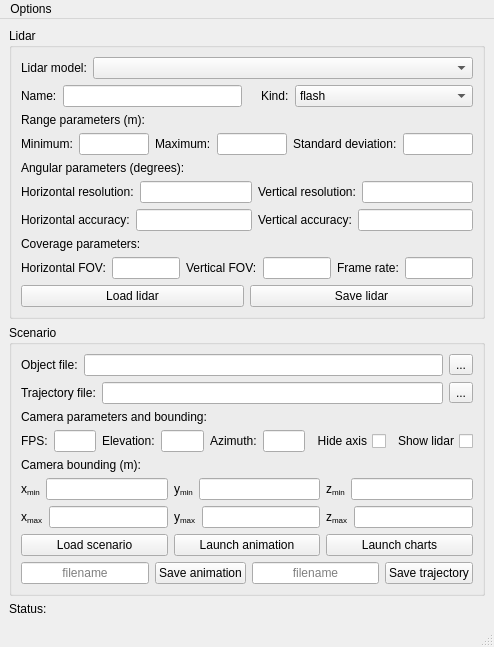
<?xml version="1.0" encoding="UTF-8"?>
<ui version="4.0">
 <class>MainWindow</class>
 <widget class="QMainWindow" name="MainWindow">
  <property name="geometry">
   <rect>
    <x>0</x>
    <y>0</y>
    <width>494</width>
    <height>637</height>
   </rect>
  </property>
  <property name="windowTitle">
   <string>LidSim</string>
  </property>
  <property name="windowIcon">
   <iconset>
    <normaloff>../../images/lidarsimicon.png</normaloff>../../images/lidarsimicon.png</iconset>
  </property>
  <property name="tabShape">
   <enum>QTabWidget::Rounded</enum>
  </property>
  <property name="dockNestingEnabled">
   <bool>true</bool>
  </property>
  <property name="dockOptions">
   <set>QMainWindow::AllowNestedDocks|QMainWindow::AllowTabbedDocks|QMainWindow::AnimatedDocks|QMainWindow::GroupedDragging</set>
  </property>
  <widget class="QWidget" name="centralwidget">
   <layout class="QGridLayout" name="gridLayout_3">
    <item row="0" column="0" rowspan="2">
     <widget class="QGroupBox" name="groupBox_1">
      <property name="title">
       <string>Lidar</string>
      </property>
      <layout class="QVBoxLayout" name="verticalLayout">
       <item>
        <layout class="QGridLayout" name="gridLayout_4">
         <item row="0" column="1">
          <widget class="QComboBox" name="comboBox_SelectedPredeterminedLidar">
           <property name="sizePolicy">
            <sizepolicy hsizetype="Expanding" vsizetype="Expanding">
             <horstretch>0</horstretch>
             <verstretch>0</verstretch>
            </sizepolicy>
           </property>
           <property name="maximumSize">
            <size>
             <width>16777215</width>
             <height>16777215</height>
            </size>
           </property>
           <property name="focusPolicy">
            <enum>Qt::NoFocus</enum>
           </property>
           <property name="maxVisibleItems">
            <number>3</number>
           </property>
           <property name="insertPolicy">
            <enum>QComboBox::NoInsert</enum>
           </property>
           <property name="minimumContentsLength">
            <number>7</number>
           </property>
          </widget>
         </item>
         <item row="0" column="0">
          <widget class="QLabel" name="label_9">
           <property name="text">
            <string>Lidar model:</string>
           </property>
          </widget>
         </item>
        </layout>
       </item>
       <item>
        <layout class="QHBoxLayout" name="horizontalLayout_9">
         <item>
          <widget class="QLabel" name="label_11">
           <property name="text">
            <string>Name:</string>
           </property>
          </widget>
         </item>
         <item>
          <widget class="QLineEdit" name="lineEdit_lidarName"/>
         </item>
         <item>
          <widget class="QLabel" name="label_13">
           <property name="text">
            <string/>
           </property>
          </widget>
         </item>
         <item>
          <widget class="QLabel" name="label_2">
           <property name="text">
            <string>Kind:</string>
           </property>
          </widget>
         </item>
         <item>
          <widget class="QComboBox" name="comboBox_lidarKind">
           <property name="sizePolicy">
            <sizepolicy hsizetype="Expanding" vsizetype="Fixed">
             <horstretch>0</horstretch>
             <verstretch>0</verstretch>
            </sizepolicy>
           </property>
           <item>
            <property name="text">
             <string>flash</string>
            </property>
           </item>
           <item>
            <property name="text">
             <string>scanning</string>
            </property>
           </item>
          </widget>
         </item>
        </layout>
       </item>
       <item>
        <widget class="QLabel" name="label_17">
         <property name="text">
          <string>Range parameters (m):</string>
         </property>
        </widget>
       </item>
       <item>
        <layout class="QHBoxLayout" name="horizontalLayout_18">
         <item>
          <widget class="QLabel" name="label_19">
           <property name="text">
            <string>Minimum:</string>
           </property>
          </widget>
         </item>
         <item>
          <widget class="QLineEdit" name="lineEdit_minRange"/>
         </item>
         <item>
          <widget class="QLabel" name="label_21">
           <property name="text">
            <string>Maximum:</string>
           </property>
          </widget>
         </item>
         <item>
          <widget class="QLineEdit" name="lineEdit_maxRange"/>
         </item>
         <item>
          <widget class="QLabel" name="label_22">
           <property name="text">
            <string>Standard deviation:</string>
           </property>
          </widget>
         </item>
         <item>
          <widget class="QLineEdit" name="lineEdit_rangeSTD"/>
         </item>
        </layout>
       </item>
       <item>
        <widget class="QLabel" name="label_42">
         <property name="text">
          <string>Angular parameters (degrees):</string>
         </property>
        </widget>
       </item>
       <item>
        <layout class="QHBoxLayout" name="horizontalLayout_34">
         <item>
          <widget class="QLabel" name="label_47">
           <property name="text">
            <string>Horizontal resolution:</string>
           </property>
          </widget>
         </item>
         <item>
          <widget class="QLineEdit" name="lineEdit_horizontalResolution"/>
         </item>
         <item>
          <widget class="QLabel" name="label_48">
           <property name="text">
            <string>Vertical resolution:</string>
           </property>
          </widget>
         </item>
         <item>
          <widget class="QLineEdit" name="lineEdit_verticalResolution"/>
         </item>
        </layout>
       </item>
       <item>
        <layout class="QHBoxLayout" name="horizontalLayout_35">
         <item>
          <widget class="QLabel" name="label_49">
           <property name="text">
            <string>Horizontal accuracy:</string>
           </property>
          </widget>
         </item>
         <item>
          <widget class="QLineEdit" name="lineEdit_horizontalAccuracy"/>
         </item>
         <item>
          <widget class="QLabel" name="label_50">
           <property name="text">
            <string>Vertical accuracy:</string>
           </property>
          </widget>
         </item>
         <item>
          <widget class="QLineEdit" name="lineEdit_verticalAccuracy"/>
         </item>
        </layout>
       </item>
       <item>
        <widget class="QLabel" name="label_43">
         <property name="text">
          <string>Coverage parameters:</string>
         </property>
        </widget>
       </item>
       <item>
        <layout class="QHBoxLayout" name="horizontalLayout_36">
         <item>
          <widget class="QLabel" name="label_46">
           <property name="text">
            <string>Horizontal FOV:</string>
           </property>
          </widget>
         </item>
         <item>
          <widget class="QLineEdit" name="lineEdit_horizontalFOV">
           <property name="cursorPosition">
            <number>0</number>
           </property>
          </widget>
         </item>
         <item>
          <widget class="QLabel" name="label_52">
           <property name="text">
            <string>Vertical FOV:</string>
           </property>
          </widget>
         </item>
         <item>
          <widget class="QLineEdit" name="lineEdit_verticalFOV"/>
         </item>
         <item>
          <widget class="QLabel" name="label_53">
           <property name="text">
            <string>Frame rate:</string>
           </property>
          </widget>
         </item>
         <item>
          <widget class="QLineEdit" name="lineEdit_lidarFPS">
           <property name="maximumSize">
            <size>
             <width>16777213</width>
             <height>16777215</height>
            </size>
           </property>
           <property name="cursorPosition">
            <number>0</number>
           </property>
          </widget>
         </item>
        </layout>
       </item>
       <item>
        <layout class="QHBoxLayout" name="horizontalLayout_42">
         <item>
          <widget class="QPushButton" name="pushButton_loadLidarConfig">
           <property name="cursor">
            <cursorShape>ArrowCursor</cursorShape>
           </property>
           <property name="toolTipDuration">
            <number>0</number>
           </property>
           <property name="text">
            <string>Load lidar</string>
           </property>
           <property name="icon">
            <iconset resource="../../../MyJabberFiles/c82328@airbus.com/images/resources_icons.qrc">
             <normaloff>:/main/icons/Coquette_icon_set/png/32x32/green_arrow_down.png</normaloff>:/main/icons/Coquette_icon_set/png/32x32/green_arrow_down.png</iconset>
           </property>
          </widget>
         </item>
         <item>
          <widget class="QPushButton" name="pushButton_saveLidarConfig">
           <property name="toolTipDuration">
            <number>0</number>
           </property>
           <property name="text">
            <string>Save lidar</string>
           </property>
           <property name="icon">
            <iconset resource="../../../MyJabberFiles/c82328@airbus.com/images/resources_icons.qrc">
             <normaloff>:/main/icons/Coquette_icon_set/png/32x32/save.png</normaloff>:/main/icons/Coquette_icon_set/png/32x32/save.png</iconset>
           </property>
          </widget>
         </item>
        </layout>
       </item>
      </layout>
     </widget>
    </item>
    <item row="2" column="0">
     <widget class="QGroupBox" name="groupBox_2">
      <property name="contextMenuPolicy">
       <enum>Qt::NoContextMenu</enum>
      </property>
      <property name="styleSheet">
       <string notr="true">QWidget#groupBox{
border: 1px solid; 
border-radius: 1px;

}</string>
      </property>
      <property name="title">
       <string>Scenario</string>
      </property>
      <layout class="QVBoxLayout" name="verticalLayout_17">
       <item>
        <layout class="QHBoxLayout" name="horizontalLayout">
         <item>
          <widget class="QLabel" name="label_7">
           <property name="text">
            <string>Object file:</string>
           </property>
          </widget>
         </item>
         <item>
          <widget class="QLineEdit" name="lineEdit_objectFile"/>
         </item>
         <item>
          <widget class="QToolButton" name="toolButton_ChangeObjectFile">
           <property name="text">
            <string>...</string>
           </property>
          </widget>
         </item>
        </layout>
       </item>
       <item>
        <layout class="QHBoxLayout" name="horizontalLayout_12">
         <item>
          <widget class="QLabel" name="label">
           <property name="text">
            <string>Trajectory file:</string>
           </property>
          </widget>
         </item>
         <item>
          <widget class="QLineEdit" name="lineEdit_trajectoryFile"/>
         </item>
         <item>
          <widget class="QToolButton" name="toolButton_ChangeTrajectoryFile">
           <property name="text">
            <string>...</string>
           </property>
          </widget>
         </item>
        </layout>
       </item>
       <item>
        <widget class="QLabel" name="label_44">
         <property name="text">
          <string>Camera parameters and bounding:</string>
         </property>
        </widget>
       </item>
       <item>
        <layout class="QHBoxLayout" name="horizontalLayout_33">
         <item>
          <widget class="QLabel" name="label_20">
           <property name="text">
            <string>FPS:</string>
           </property>
          </widget>
         </item>
         <item>
          <widget class="QLineEdit" name="lineEdit_animationFPS"/>
         </item>
         <item>
          <widget class="QLabel" name="label_45">
           <property name="text">
            <string>Elevation:</string>
           </property>
          </widget>
         </item>
         <item>
          <widget class="QLineEdit" name="lineEdit_animationElevation"/>
         </item>
         <item>
          <widget class="QLabel" name="label_51">
           <property name="text">
            <string>Azimuth:</string>
           </property>
          </widget>
         </item>
         <item>
          <widget class="QLineEdit" name="lineEdit_animationAzimuth"/>
         </item>
         <item>
          <widget class="QCheckBox" name="checkBox_animationHideAxis">
           <property name="layoutDirection">
            <enum>Qt::RightToLeft</enum>
           </property>
           <property name="text">
            <string>Hide axis</string>
           </property>
          </widget>
         </item>
         <item>
          <widget class="QCheckBox" name="checkBox_animationShowLidar">
           <property name="layoutDirection">
            <enum>Qt::RightToLeft</enum>
           </property>
           <property name="text">
            <string>Show lidar</string>
           </property>
          </widget>
         </item>
        </layout>
       </item>
       <item>
        <widget class="QLabel" name="label_58">
         <property name="text">
          <string>Camera bounding (m):</string>
         </property>
        </widget>
       </item>
       <item>
        <layout class="QHBoxLayout" name="horizontalLayout_37">
         <item>
          <widget class="QLabel" name="label_23">
           <property name="text">
            <string>&lt;html&gt;&lt;head/&gt;&lt;body&gt;&lt;p&gt;x&lt;span style=&quot; vertical-align:sub;&quot;&gt;min&lt;/span&gt;&lt;/p&gt;&lt;/body&gt;&lt;/html&gt;</string>
           </property>
          </widget>
         </item>
         <item>
          <widget class="QLineEdit" name="lineEdit_boundxmin"/>
         </item>
         <item>
          <widget class="QLabel" name="label_25">
           <property name="text">
            <string>&lt;html&gt;&lt;head/&gt;&lt;body&gt;&lt;p&gt;y&lt;span style=&quot; vertical-align:sub;&quot;&gt;min&lt;/span&gt;&lt;/p&gt;&lt;/body&gt;&lt;/html&gt;</string>
           </property>
          </widget>
         </item>
         <item>
          <widget class="QLineEdit" name="lineEdit_boundymin"/>
         </item>
         <item>
          <widget class="QLabel" name="label_27">
           <property name="text">
            <string>&lt;html&gt;&lt;head/&gt;&lt;body&gt;&lt;p&gt;z&lt;span style=&quot; vertical-align:sub;&quot;&gt;min&lt;/span&gt;&lt;/p&gt;&lt;/body&gt;&lt;/html&gt;</string>
           </property>
          </widget>
         </item>
         <item>
          <widget class="QLineEdit" name="lineEdit_boundzmin"/>
         </item>
        </layout>
       </item>
       <item>
        <layout class="QHBoxLayout" name="horizontalLayout_40">
         <item>
          <widget class="QLabel" name="label_24">
           <property name="text">
            <string>&lt;html&gt;&lt;head/&gt;&lt;body&gt;&lt;p&gt;x&lt;span style=&quot; vertical-align:sub;&quot;&gt;max&lt;/span&gt;&lt;/p&gt;&lt;/body&gt;&lt;/html&gt;</string>
           </property>
          </widget>
         </item>
         <item>
          <widget class="QLineEdit" name="lineEdit_boundxmax"/>
         </item>
         <item>
          <widget class="QLabel" name="label_26">
           <property name="text">
            <string>&lt;html&gt;&lt;head/&gt;&lt;body&gt;&lt;p&gt;y&lt;span style=&quot; vertical-align:sub;&quot;&gt;max&lt;/span&gt;&lt;/p&gt;&lt;/body&gt;&lt;/html&gt;</string>
           </property>
          </widget>
         </item>
         <item>
          <widget class="QLineEdit" name="lineEdit_boundymax"/>
         </item>
         <item>
          <widget class="QLabel" name="label_28">
           <property name="text">
            <string>&lt;html&gt;&lt;head/&gt;&lt;body&gt;&lt;p&gt;z&lt;span style=&quot; vertical-align:sub;&quot;&gt;max&lt;/span&gt;&lt;/p&gt;&lt;/body&gt;&lt;/html&gt;</string>
           </property>
          </widget>
         </item>
         <item>
          <widget class="QLineEdit" name="lineEdit_boundzmax"/>
         </item>
        </layout>
       </item>
       <item>
        <layout class="QHBoxLayout" name="horizontalLayout_39">
         <item>
          <widget class="QPushButton" name="pushButton_loadScenario">
           <property name="toolTipDuration">
            <number>0</number>
           </property>
           <property name="text">
            <string>Load scenario</string>
           </property>
           <property name="icon">
            <iconset resource="../../../MyJabberFiles/c82328@airbus.com/images/resources_icons.qrc">
             <normaloff>:/main/icons/Coquette_icon_set/png/32x32/green_arrow_down.png</normaloff>:/main/icons/Coquette_icon_set/png/32x32/green_arrow_down.png</iconset>
           </property>
          </widget>
         </item>
         <item>
          <widget class="QPushButton" name="pushButton_launchAnimation">
           <property name="text">
            <string>Launch animation</string>
           </property>
           <property name="icon">
            <iconset resource="../../../MyJabberFiles/c82328@airbus.com/images/resources_icons.qrc">
             <normaloff>:/main/icons/main/view_3D.png</normaloff>:/main/icons/main/view_3D.png</iconset>
           </property>
          </widget>
         </item>
         <item>
          <widget class="QPushButton" name="pushButton_launchCharts">
           <property name="toolTipDuration">
            <number>0</number>
           </property>
           <property name="text">
            <string>Launch charts</string>
           </property>
           <property name="icon">
            <iconset resource="../../../MyJabberFiles/c82328@airbus.com/images/resources_icons.qrc">
             <normaloff>:/main/icons/main/target.png</normaloff>:/main/icons/main/target.png</iconset>
           </property>
          </widget>
         </item>
        </layout>
       </item>
       <item>
        <layout class="QHBoxLayout" name="horizontalLayout_38">
         <item>
          <widget class="QLineEdit" name="lineEdit_saveAnimationFilename">
           <property name="layoutDirection">
            <enum>Qt::LeftToRight</enum>
           </property>
           <property name="alignment">
            <set>Qt::AlignCenter</set>
           </property>
           <property name="placeholderText">
            <string>filename</string>
           </property>
          </widget>
         </item>
         <item>
          <widget class="QPushButton" name="pushButton_saveAnimation">
           <property name="toolTipDuration">
            <number>0</number>
           </property>
           <property name="text">
            <string>Save animation</string>
           </property>
           <property name="icon">
            <iconset resource="../../../MyJabberFiles/c82328@airbus.com/images/resources_icons.qrc">
             <normaloff>:/main/icons/Coquette_icon_set/png/32x32/save.png</normaloff>:/main/icons/Coquette_icon_set/png/32x32/save.png</iconset>
           </property>
          </widget>
         </item>
         <item>
          <widget class="QLineEdit" name="lineEdit_saveTrajectoryFilename">
           <property name="alignment">
            <set>Qt::AlignCenter</set>
           </property>
           <property name="placeholderText">
            <string>filename</string>
           </property>
          </widget>
         </item>
         <item>
          <widget class="QPushButton" name="pushButton_saveTrajectory">
           <property name="toolTipDuration">
            <number>0</number>
           </property>
           <property name="text">
            <string>Save trajectory</string>
           </property>
           <property name="icon">
            <iconset resource="../../../MyJabberFiles/c82328@airbus.com/images/resources_icons.qrc">
             <normaloff>:/main/icons/Coquette_icon_set/png/32x32/save.png</normaloff>:/main/icons/Coquette_icon_set/png/32x32/save.png</iconset>
           </property>
          </widget>
         </item>
        </layout>
       </item>
      </layout>
     </widget>
    </item>
    <item row="3" column="0">
     <widget class="QLabel" name="label_Status">
      <property name="lineWidth">
       <number>17</number>
      </property>
      <property name="text">
       <string>Status: </string>
      </property>
     </widget>
    </item>
   </layout>
  </widget>
  <widget class="QMenuBar" name="menubar">
   <property name="geometry">
    <rect>
     <x>0</x>
     <y>0</y>
     <width>494</width>
     <height>21</height>
    </rect>
   </property>
   <widget class="QMenu" name="menuJobs">
    <property name="title">
     <string>Options</string>
    </property>
    <addaction name="actionChange_lidar_file"/>
    <addaction name="actionChange_save_folder"/>
    <addaction name="separator"/>
    <addaction name="actionViewing_parameters"/>
   </widget>
   <addaction name="menuJobs"/>
  </widget>
  <widget class="QStatusBar" name="statusbar"/>
  <action name="actionEdit_List">
   <property name="icon">
    <iconset resource="../../../MyJabberFiles/c82328@airbus.com/images/resources_icons.qrc">
     <normaloff>:/main/icons/Coquette_icon_set/png/32x32/save.png</normaloff>:/main/icons/Coquette_icon_set/png/32x32/save.png</iconset>
   </property>
   <property name="text">
    <string>Save Session</string>
   </property>
  </action>
  <action name="actionLaunch">
   <property name="text">
    <string>Launch</string>
   </property>
  </action>
  <action name="actionLaunch_List">
   <property name="icon">
    <iconset resource="../../../MyJabberFiles/c82328@airbus.com/images/resources_icons.qrc">
     <normaloff>:/main/icons/main/next.png</normaloff>:/main/icons/main/next.png</iconset>
   </property>
   <property name="text">
    <string>Launch Session</string>
   </property>
  </action>
  <action name="actionEdit_Job">
   <property name="text">
    <string>New Job</string>
   </property>
  </action>
  <action name="actionLaunch_Job">
   <property name="text">
    <string>Launch Job</string>
   </property>
  </action>
  <action name="actionTemplate_Path">
   <property name="enabled">
    <bool>false</bool>
   </property>
   <property name="text">
    <string>Template Path</string>
   </property>
  </action>
  <action name="actionShow_Hide_Video_Window">
   <property name="enabled">
    <bool>false</bool>
   </property>
   <property name="text">
    <string>Show/Hide Video Window</string>
   </property>
  </action>
  <action name="actionlocal_mode">
   <property name="enabled">
    <bool>false</bool>
   </property>
   <property name="text">
    <string>local dataserver mode</string>
   </property>
  </action>
  <action name="actionNew_Session">
   <property name="text">
    <string>New Session...</string>
   </property>
   <property name="iconText">
    <string>New Session...</string>
   </property>
   <property name="toolTip">
    <string>New Session...</string>
   </property>
  </action>
  <action name="actionOpen_Session">
   <property name="enabled">
    <bool>true</bool>
   </property>
   <property name="icon">
    <iconset resource="../../../MyJabberFiles/c82328@airbus.com/images/resources_icons.qrc">
     <normaloff>:/main/icons/Coquette_icon_set/png/32x32/green_arrow_down.png</normaloff>:/main/icons/Coquette_icon_set/png/32x32/green_arrow_down.png</iconset>
   </property>
   <property name="text">
    <string>Open Session</string>
   </property>
  </action>
  <action name="actionSave_Session_As">
   <property name="icon">
    <iconset resource="../../../MyJabberFiles/c82328@airbus.com/images/resources_icons.qrc">
     <normaloff>:/main/icons/Coquette_icon_set/png/32x32/save.png</normaloff>:/main/icons/Coquette_icon_set/png/32x32/save.png</iconset>
   </property>
   <property name="text">
    <string>Save Session As...</string>
   </property>
   <property name="iconText">
    <string>Save Session As...</string>
   </property>
   <property name="toolTip">
    <string>Save Session As...</string>
   </property>
  </action>
  <action name="actionPath_Root">
   <property name="text">
    <string>Path Root</string>
   </property>
  </action>
  <action name="actionSession_Manager">
   <property name="text">
    <string>Session Manager</string>
   </property>
  </action>
  <action name="actionChange_lidar_file">
   <property name="text">
    <string>Change lidar file</string>
   </property>
  </action>
  <action name="actionChange_save_folder">
   <property name="text">
    <string>Change save folder</string>
   </property>
  </action>
  <action name="actionViewing_parameters">
   <property name="text">
    <string>Viewing parameters</string>
   </property>
  </action>
 </widget>
 <tabstops>
  <tabstop>comboBox_SelectedPredeterminedLidar</tabstop>
  <tabstop>lineEdit_objectFile</tabstop>
  <tabstop>toolButton_ChangeObjectFile</tabstop>
  <tabstop>lineEdit_trajectoryFile</tabstop>
  <tabstop>toolButton_ChangeTrajectoryFile</tabstop>
  <tabstop>lineEdit_lidarName</tabstop>
 </tabstops>
 <resources>
  <include location="../../../MyJabberFiles/c82328@airbus.com/images/resources_icons.qrc"/>
 </resources>
 <connections/>
</ui>
